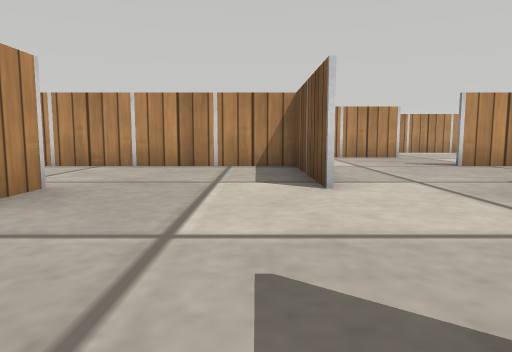
View 1 (above)

24 first-person views from a walk through a robot-simulator world made for Webots. The camera is 0.11 m above the floor, tilts 6° down and sees 70° across. The floor is counted in squares, 0.2 m on a side. Each view is taken from the middle of a square. On the plan, view 1 faces up. The plan holds only what a view shows up to about 9 squares ahead; the rest is blank. The place goes on beyond the plan. Robots are left out. Webots' stock objects and surfaces are drawn as simple stand-ins.

View 2
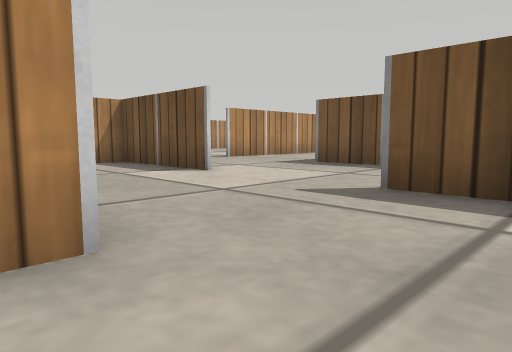

View 3
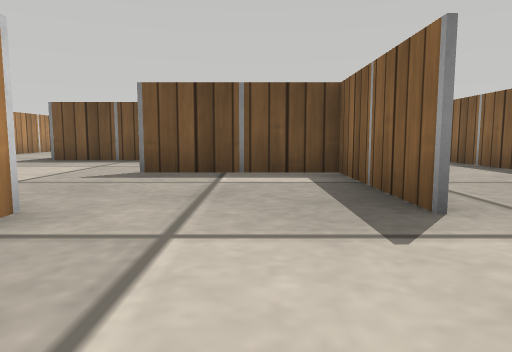

View 4
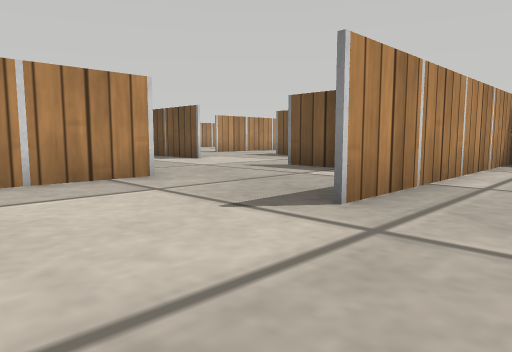

View 5
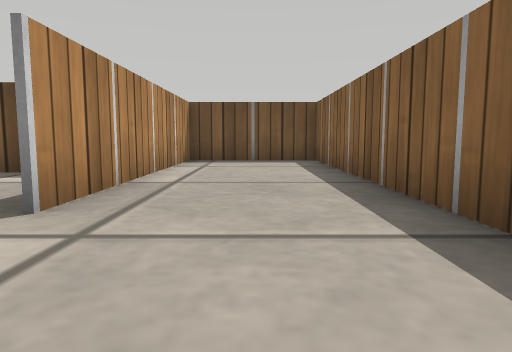

View 6
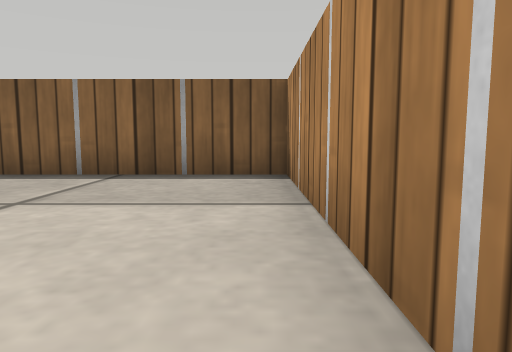

View 7
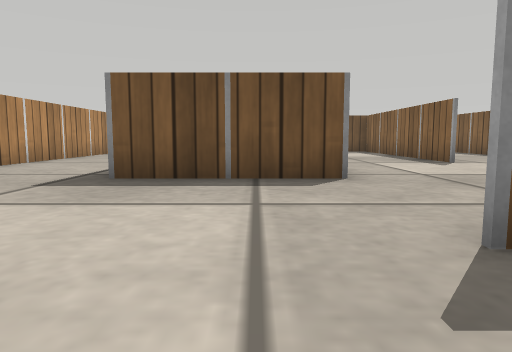

View 8
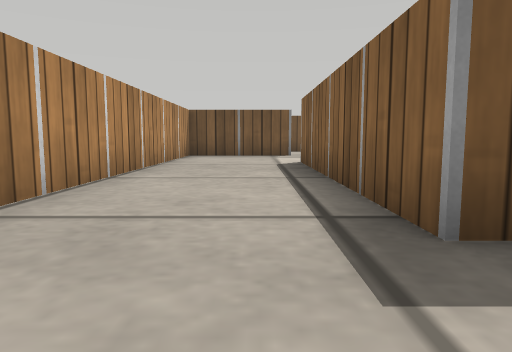

View 9
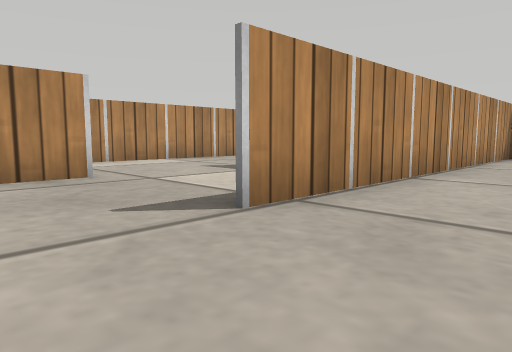

View 10
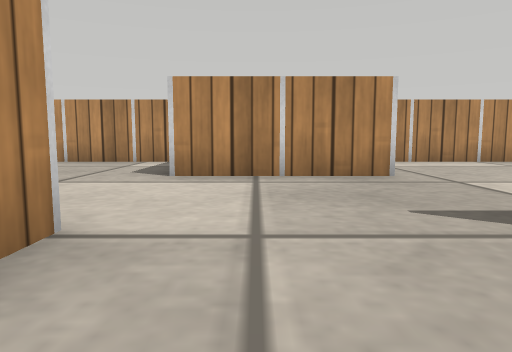

View 11
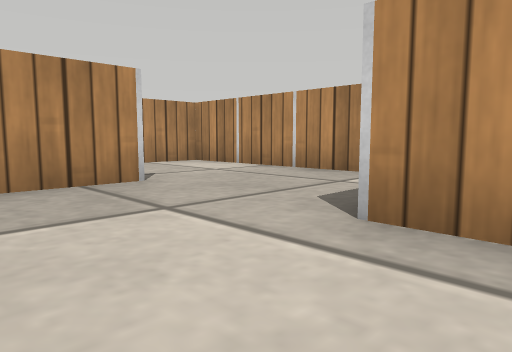

View 12
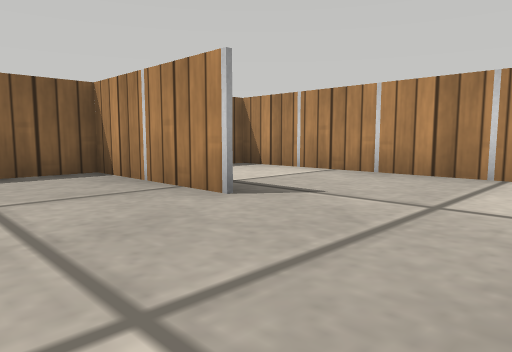

View 13
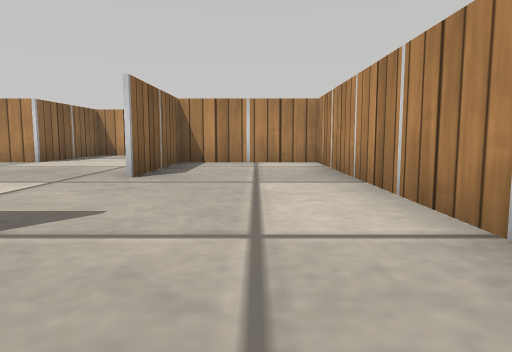

View 14
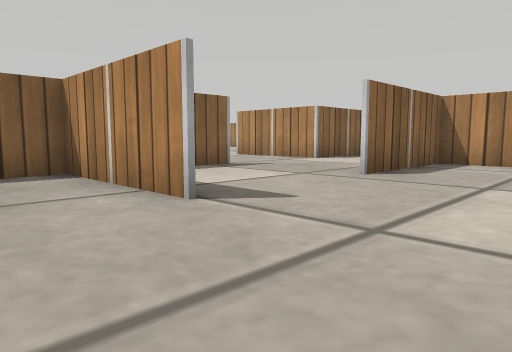

View 15
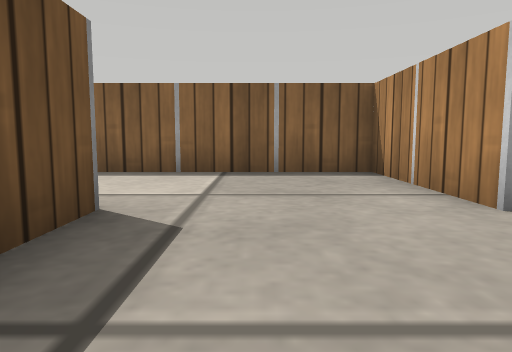

View 16
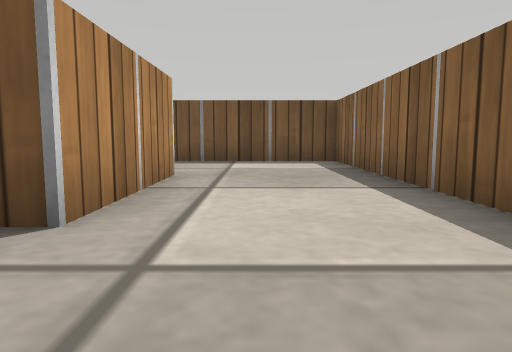

View 17
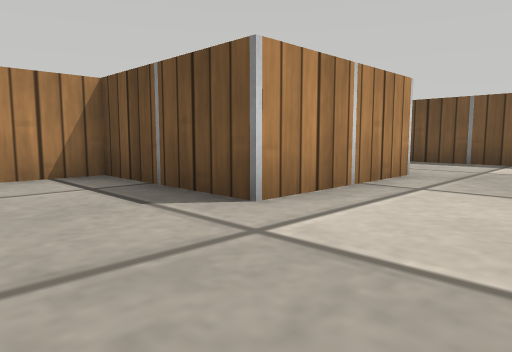

View 18
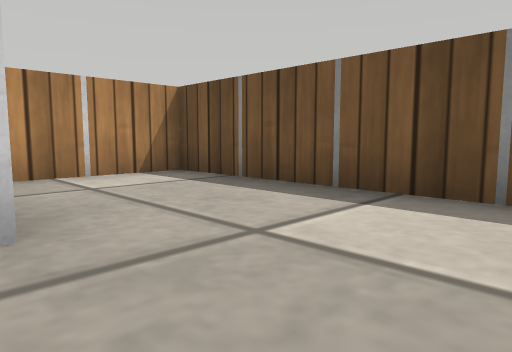

View 19
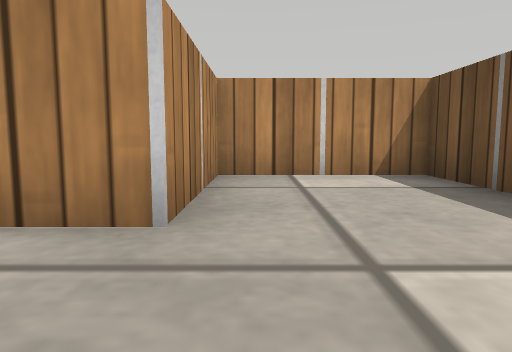

View 20
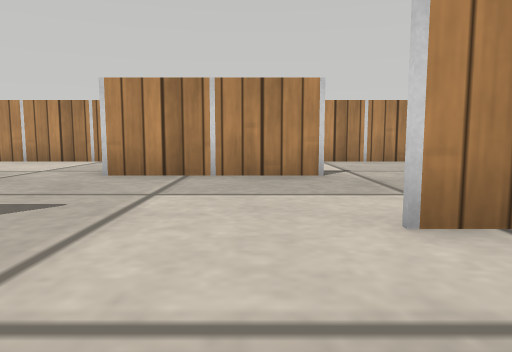

View 21
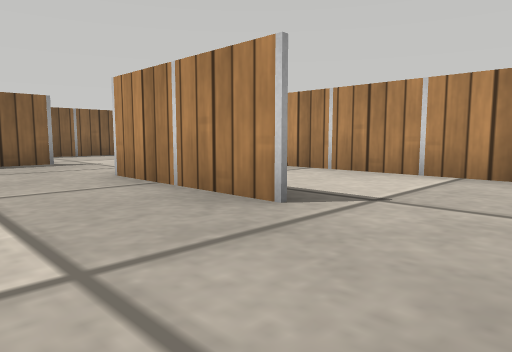

View 22
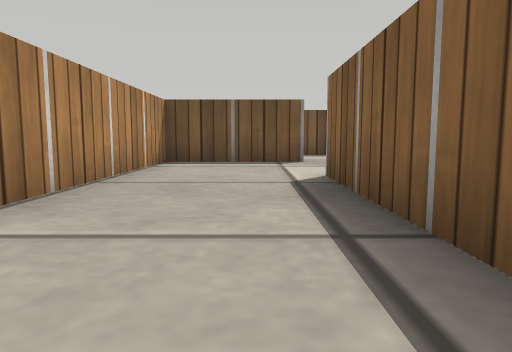

View 23
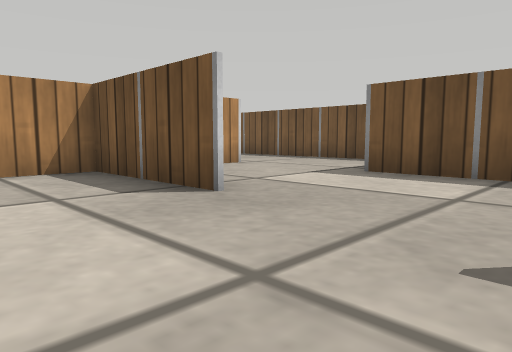

View 24
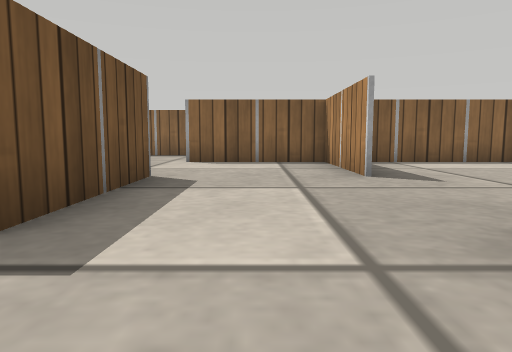

### Floor plan
Ten units are one square. View 1 is at (0, 0); x grows to the right and y downward. Boxes are objects, and circles mark ways between rooms. Rooms are numbered by the first view taken in them; rooms with no view inside come last. Other rooms are left out.
<svg viewBox="-60 -139 235 199">
<path fill="none" stroke="#000" d="M-23 -40 -23 -8M8 -39 8 -71 -24 -71M-25 23 8 23 8 -9M-55 5 -55 25M-23 -8 -42 -8M-55 25 -55 55 39 55 39 24 -25 24M39 -40 104 -40M8 -46 8 -39M134 -39 134 -71 39 -71M39 -71 49 -71M40 -102 8 -102M8 -71 8 -63M-23 -104 -23 -95M10 -134 -25 -134M71 -104 71 -95M102 -102 102 -134 65 -134M71 -95 71 -71 165 -71 165 -134 134 -134 134 -102 102 -102M39 -8 39 -40M70 23 129 23M166 -71 160 -71M65 -134 10 -134M8 -134 8 -103 40 -103M165 -8 165 -40M134 -9 134 24M129 23 166 23M-25 -134 -55 -134 -55 -71M-55 -65 -55 -14M-24 -71 -41 -71M-23 -95 -23 -71 8 -71"/>
<circle cx="-20" cy="5" r="3" fill="#2a7"/>
<circle cx="10" cy="-20" r="3" fill="#2a7"/>
<circle cx="-20" cy="-50" r="3" fill="#2a7"/>
<circle cx="-40" cy="20" r="3" fill="#2a7"/>
<circle cx="25" cy="-70" r="3" fill="#2a7"/>
<circle cx="25" cy="-40" r="3" fill="#2a7"/>
<circle cx="115" cy="-40" r="3" fill="#2a7"/>
<circle cx="50" cy="-100" r="3" fill="#2a7"/>
<circle cx="10" cy="-85" r="3" fill="#2a7"/>
<circle cx="-20" cy="-120" r="3" fill="#2a7"/>
<circle cx="-5" cy="-100" r="3" fill="#2a7"/>
<circle cx="85" cy="-100" r="3" fill="#2a7"/>
<circle cx="70" cy="-120" r="3" fill="#2a7"/>
<circle cx="40" cy="5" r="3" fill="#2a7"/>
<circle cx="130" cy="-20" r="3" fill="#2a7"/>
<circle cx="150" cy="-40" r="3" fill="#2a7"/>
<text x="-10" y="-30">1</text>
<text x="-40" y="10">2</text>
<text x="-10" y="40">3</text>
<text x="70" y="-50">4</text>
<text x="40" y="-80">5</text>
<text x="-10" y="-120">6</text>
<text x="80" y="-120">7</text>
<text x="130" y="-90">8</text>
<text x="30" y="-10">9</text>
<text x="90" y="0">10</text>
<text x="150" y="-50">11</text>
<text x="40" y="-120">12</text>
<text x="150" y="-10">13</text>
<text x="-40" y="-110">14</text>
<text x="-40" y="-40">15</text>
<text x="0" y="-90">16</text>
</svg>
Room 1 opens to room 2. Room 1 opens to room 9. Room 1 opens to room 15. Room 2 opens to room 3. Room 4 opens to room 5. Room 4 opens to room 9. Room 4 opens to room 10. Room 5 opens to room 12. Room 5 opens to room 16. Room 6 opens to room 14. Room 6 opens to room 16. Room 7 opens to room 8. Room 7 opens to room 12. Room 9 opens to room 10. Room 10 opens to room 13. Room 11 opens to room 13.

Where each view was taken, in squares from view 1:
view 1: 0 up, 0 right, facing up
view 2: 1 down, 3 left, facing up-right
view 3: 1 down, 5 left, facing right
view 4: 4 down, 5 left, facing up-right
view 5: 4 down, 5 left, facing right
view 6: 0 up, 5 left, facing down
view 7: 2 up, 1 left, facing right
view 8: 5 up, 2 right, facing right
view 9: 5 up, 2 right, facing up-right
view 10: 5 up, 2 right, facing up
view 11: 8 up, 2 right, facing up-left
view 12: 13 up, 0 right, facing down-left
view 13: 12 up, 9 right, facing left
view 14: 13 up, 9 right, facing down-left
view 15: 13 up, 9 right, facing down
view 16: 9 up, 8 right, facing right
view 17: 8 up, 8 right, facing up-right
view 18: 8 up, 13 right, facing up-right
view 19: 8 up, 14 right, facing up
view 20: 3 up, 3 right, facing left
view 21: 6 up, 0 right, facing down-left
view 22: 5 up, 5 right, facing right
view 23: 1 up, 11 right, facing up-right
view 24: 6 up, 15 right, facing down
